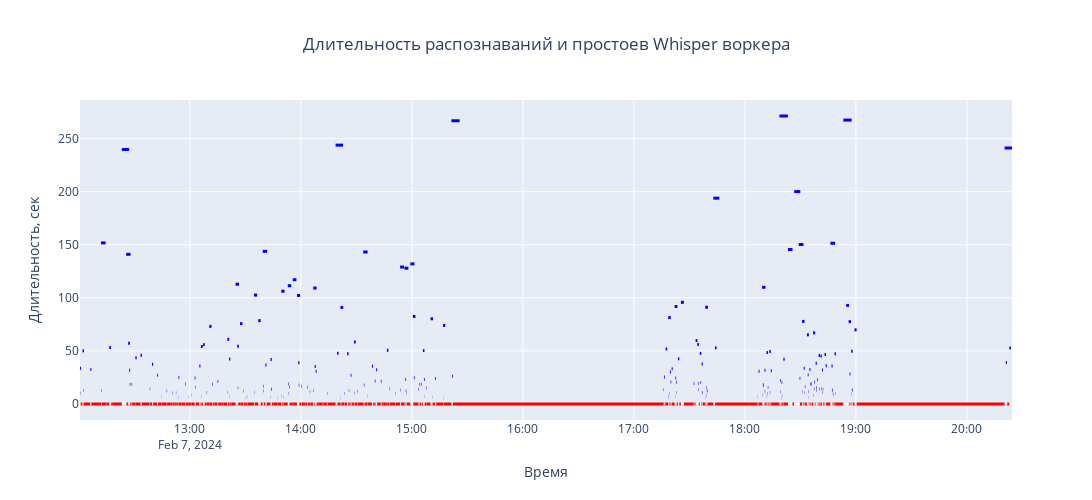
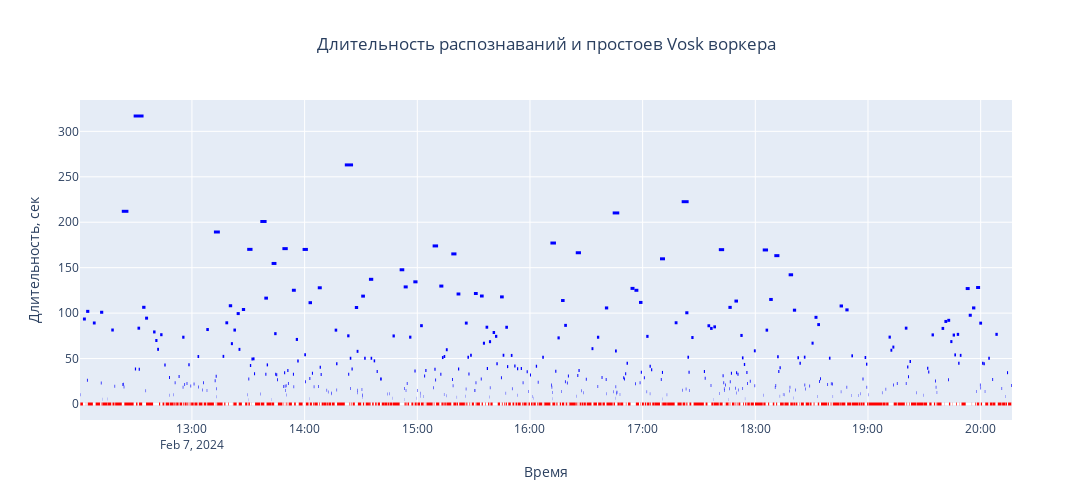

The notebook cell saved with these charts, in order:
### Code cell
fig_idle0_query.show()
fig_idle1_query.show()
